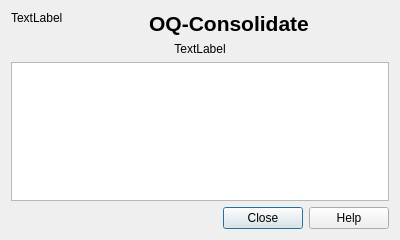
<?xml version="1.0" encoding="UTF-8"?>
<ui version="4.0">
 <class>Dialog</class>
 <widget class="QDialog" name="Dialog">
  <property name="geometry">
   <rect>
    <x>0</x>
    <y>0</y>
    <width>400</width>
    <height>240</height>
   </rect>
  </property>
  <property name="windowTitle">
   <string>About OQ-Consolidate</string>
  </property>
  <layout class="QGridLayout" name="gridLayout" columnstretch="0,5">
   <item row="0" column="0">
    <widget class="QLabel" name="lblLogo">
     <property name="text">
      <string>TextLabel</string>
     </property>
     <property name="alignment">
      <set>Qt::AlignLeading|Qt::AlignLeft|Qt::AlignTop</set>
     </property>
    </widget>
   </item>
   <item row="0" column="1">
    <widget class="QLabel" name="label">
     <property name="text">
      <string>&lt;!DOCTYPE HTML PUBLIC &quot;-//W3C//DTD HTML 4.0//EN&quot; &quot;http://www.w3.org/TR/REC-html40/strict.dtd&quot;&gt;
&lt;html&gt;&lt;head&gt;&lt;meta name=&quot;qrichtext&quot; content=&quot;1&quot; /&gt;&lt;style type=&quot;text/css&quot;&gt;
p, li { white-space: pre-wrap; }
&lt;/style&gt;&lt;/head&gt;&lt;body style=&quot; font-family:'Droid Sans'; font-size:10pt; font-weight:400; font-style:normal;&quot;&gt;
&lt;p align=&quot;center&quot; style=&quot; margin-top:0px; margin-bottom:0px; margin-left:0px; margin-right:0px; -qt-block-indent:0; text-indent:0px;&quot;&gt;&lt;span style=&quot; font-size:16pt; font-weight:600;&quot;&gt;OQ-Consolidate&lt;/span&gt;&lt;/p&gt;&lt;/body&gt;&lt;/html&gt;</string>
     </property>
     <property name="alignment">
      <set>Qt::AlignCenter</set>
     </property>
    </widget>
   </item>
   <item row="1" column="0" colspan="2">
    <widget class="QLabel" name="lblVersion">
     <property name="text">
      <string>TextLabel</string>
     </property>
     <property name="alignment">
      <set>Qt::AlignCenter</set>
     </property>
    </widget>
   </item>
   <item row="3" column="0" colspan="2">
    <widget class="QDialogButtonBox" name="buttonBox">
     <property name="orientation">
      <enum>Qt::Horizontal</enum>
     </property>
     <property name="standardButtons">
      <set>QDialogButtonBox::Close|QDialogButtonBox::Help</set>
     </property>
    </widget>
   </item>
   <item row="2" column="0" colspan="2">
    <widget class="QTextBrowser" name="textBrowser">
     <property name="readOnly">
      <bool>true</bool>
     </property>
     <property name="html">
      <string>&lt;!DOCTYPE HTML PUBLIC &quot;-//W3C//DTD HTML 4.0//EN&quot; &quot;http://www.w3.org/TR/REC-html40/strict.dtd&quot;&gt;
&lt;html&gt;&lt;head&gt;&lt;meta name=&quot;qrichtext&quot; content=&quot;1&quot; /&gt;&lt;style type=&quot;text/css&quot;&gt;
p, li { white-space: pre-wrap; }
&lt;/style&gt;&lt;/head&gt;&lt;body style=&quot; font-family:'Droid Sans'; font-size:10pt; font-weight:400; font-style:normal;&quot;&gt;
&lt;p style=&quot;-qt-paragraph-type:empty; margin-top:0px; margin-bottom:0px; margin-left:0px; margin-right:0px; -qt-block-indent:0; text-indent:0px; font-family:'Sans Serif'; font-size:9pt;&quot;&gt;&lt;br /&gt;&lt;/p&gt;&lt;/body&gt;&lt;/html&gt;</string>
     </property>
     <property name="textInteractionFlags">
      <set>Qt::LinksAccessibleByMouse|Qt::TextSelectableByMouse</set>
     </property>
    </widget>
   </item>
  </layout>
 </widget>
 <resources/>
 <connections>
  <connection>
   <sender>buttonBox</sender>
   <signal>accepted()</signal>
   <receiver>Dialog</receiver>
   <slot>accept()</slot>
   <hints>
    <hint type="sourcelabel">
     <x>248</x>
     <y>254</y>
    </hint>
    <hint type="destinationlabel">
     <x>157</x>
     <y>274</y>
    </hint>
   </hints>
  </connection>
  <connection>
   <sender>buttonBox</sender>
   <signal>rejected()</signal>
   <receiver>Dialog</receiver>
   <slot>reject()</slot>
   <hints>
    <hint type="sourcelabel">
     <x>316</x>
     <y>260</y>
    </hint>
    <hint type="destinationlabel">
     <x>286</x>
     <y>274</y>
    </hint>
   </hints>
  </connection>
 </connections>
</ui>
